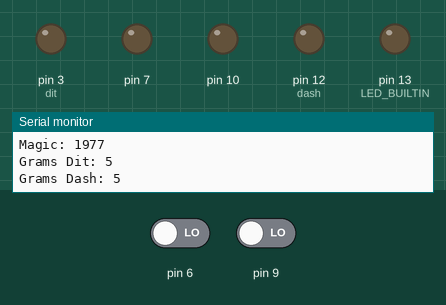
Recording of a sketch running on a simulated Arduino Uno, built with avr-gcc and run on an emulated ATmega328P. Parts: output pins drawn as LEDs (lit = HIGH), the last lines printed to the serial monitor. The inputs (shaded band) are chosen by the test bench; at power-on: pin 6 LOW, pin 9 LOW. EEPROM starts erased.

Above: at 0.1 s.
At 6.5 s:
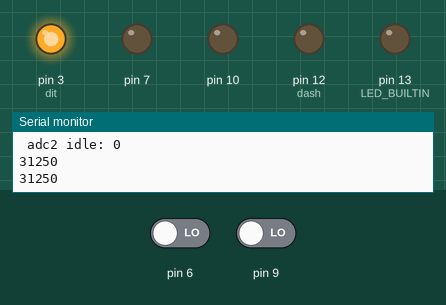
Timing chart, 0 to 8.0 s (numbered marks = the images above):
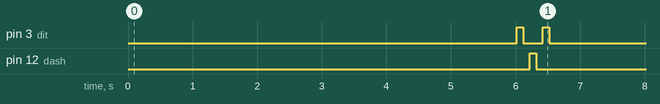

The sketch:

CW_load_cell.ino
```cpp
#include "iarduino_ADC_CS1237.h"
#include <EEPROM.h>
#define EEPROM_START 0
#define MAGIC_NUMBER 0x1977

iarduino_ADC_CS1237 adc1(10, 9);
iarduino_ADC_CS1237 adc2(7, 6);

int32_t read_dit;
int32_t read_dash;
int32_t calc_pressure_threshold_dit;
int32_t calc_pressure_threshold_dash;
int counter_dit;
int counter_dash;
int32_t read_dash_value;
int32_t read_dit_value;
int32_t factor_dit = 6250;
int32_t factor_dash = 6250;


struct config_t {
  int eeprom_magic_number;
  int grams_dit;
  int grams_dash;
} configuration;


void setup() {


counter_dit = 0;
counter_dash = 0;
pinMode(3, OUTPUT); // dit
pinMode(12, OUTPUT); // dash

Serial.begin(115200);

  int magic = readInt(EEPROM_START);
  if (magic != MAGIC_NUMBER) {
    Serial.println("EEPROM not initialized, writing default values...");
    initDefaultConfig();
  } else {
    Serial.println("EEPROM already initialized, reading values...");
    readConfig();
  }

  // Print values
  Serial.print("Magic: "); Serial.println(configuration.eeprom_magic_number, HEX);
  Serial.print("Grams Dit: "); Serial.println(configuration.grams_dit);
  Serial.print("Grams Dash: "); Serial.println(configuration.grams_dash);

  bool i;
  pinMode(LED_BUILTIN, OUTPUT);
  adc1.setPulseWidth(30);
  // adc1.begin();
  i = adc1.begin();
  if (!i) { Serial.print(F("\n\r adc1 not present ")); }
  adc1.setPinVrefOut(true);
  adc1.setVrefIn(5.0);
  adc1.setSpeed(640);
  adc1.setPGA(2);
  adc1.setChannel(0);

  adc2.setPulseWidth(30);
  //adc2.begin();
  i = adc2.begin();
  if (!i) { Serial.print(F("\n\r adc2 not present ")); }
  adc2.setPinVrefOut(true);
  adc2.setVrefIn(5.0);
  adc2.setSpeed(640);
  adc2.setPGA(2);
  adc2.setChannel(0);


  read_dash = (adc2.analogRead() / 1000) * 1000;
  read_dit = (adc1.analogRead() / 1000) * 1000;

  read_dash_value = read_dash;
  read_dit_value = read_dit;
  Serial.print(F("\n\r adc1 idle: "));
  Serial.print(read_dash);
  Serial.print(F("\n\r adc2 idle: "));
  Serial.println(read_dit);

  calc_pressure_threshold_dash = (configuration.grams_dash * factor_dash) + read_dash_value;
  Serial.println(calc_pressure_threshold_dash);
  calc_pressure_threshold_dit = (configuration.grams_dit * factor_dit) + read_dit_value;
  Serial.println(calc_pressure_threshold_dit);


  // R when ready

          digitalWrite(3, HIGH);
          delay(100);
          digitalWrite(3, LOW);
          delay(100);
          digitalWrite(12, HIGH);
          delay(100);
          digitalWrite(12, LOW);
          delay(100);
          digitalWrite(3, HIGH);
          delay(100);
          digitalWrite(3, LOW);
          delay(2500);


}


void loop() {

  read_dash = (adc2.analogRead() / 1000) * 1000;
  read_dit = (adc1.analogRead() / 1000) * 1000;
  Serial.print(F("\n\r waga dit: "));
  Serial.print((read_dit - read_dit_value) / factor_dit);
  Serial.print(F("\n\r waga dash: "));
  Serial.print((read_dash - read_dash_value) / factor_dash);
  Serial.print(F("\n\r grams dit: "));
  Serial.print(configuration.grams_dit);
  Serial.print(F("\n\r grams dash: "));
  Serial.println(configuration.grams_dash);


  if (read_dit > calc_pressure_threshold_dit) {

    digitalWrite(3, HIGH);
    counter_dit++;
    if (counter_dit == 200) {
      counter_dit = 0;
      digitalWrite(3, LOW);
      tara(1);
    }
  }
  else {

    digitalWrite(3, LOW);//extra
    counter_dit = 0;

  }  //
  if (read_dash > calc_pressure_threshold_dash) {

    digitalWrite(12, HIGH);
    counter_dash++;
    if (counter_dash == 200) {
      counter_dash = 0;
      digitalWrite(12, LOW);
      tara(2);
    }
  }
  else {

    digitalWrite(12, LOW);
    counter_dash = 0;

  }


}


 void tara(int paddle) {

  Serial.print("Tare");
  delay(2500);
  read_dash = (adc2.analogRead() / 1000) * 1000;
  read_dit = (adc1.analogRead() / 1000) * 1000;


  if (paddle == 2) {

          if (read_dit > calc_pressure_threshold_dit) {
          writeConfig();
          digitalWrite(12, HIGH);
          delay(100);
          digitalWrite(12, LOW);
          delay(2500);
          return;
          }

      configuration.grams_dash = configuration.grams_dash + 5;
        if (configuration.grams_dash == 50) {
          configuration.grams_dash = 5;
        }
    calc_pressure_threshold_dash = (configuration.grams_dash * factor_dash) + read_dash_value;

    for (int i = 0; i < configuration.grams_dash /5; i++) {
    digitalWrite(12, HIGH);
    delay(100);
    digitalWrite(12, LOW);
    delay(300);
    }


  }

  if (paddle == 1) {

          if (read_dash > calc_pressure_threshold_dash) {
          writeConfig();
          digitalWrite(3, HIGH);
          delay(100);
          digitalWrite(3, LOW);
          delay(2500);
          return;
          }

      configuration.grams_dit = configuration.grams_dit + 5;
        if (configuration.grams_dit == 50) {
          configuration.grams_dit = 5;
        }
    calc_pressure_threshold_dit = (configuration.grams_dit * factor_dit) + read_dit_value;

        for (int i = 0; i < configuration.grams_dit /5; i++) {
        digitalWrite(3, HIGH);
        delay(100);
        digitalWrite(3, LOW);
        delay(350);
        }

  }

}

// --- Helper functions ---
void writeInt(int address, int value) {
  EEPROM.write(address, (value >> 8) & 0xFF);
  EEPROM.write(address + 1, value & 0xFF);
}

int readInt(int address) {
  return (EEPROM.read(address) << 8) | EEPROM.read(address + 1);
}

void writeInt32(int address, int32_t value) {
  EEPROM.write(address, (value >> 24) & 0xFF);
  EEPROM.write(address + 1, (value >> 16) & 0xFF);
  EEPROM.write(address + 2, (value >> 8) & 0xFF);
  EEPROM.write(address + 3, value & 0xFF);
}

int32_t readInt32(int address) {
  return ((int32_t)EEPROM.read(address) << 24) |
         ((int32_t)EEPROM.read(address + 1) << 16) |
         ((int32_t)EEPROM.read(address + 2) << 8) |
         EEPROM.read(address + 3);
}

// --- Write the full config ---
void writeConfig() {
  int addr = EEPROM_START;
  writeInt(addr, configuration.eeprom_magic_number); addr += 2;
  writeInt(addr, configuration.grams_dit); addr += 2;
  writeInt(addr, configuration.grams_dash); addr += 2;
}

// --- Read the full config ---
void readConfig() {
  int addr = EEPROM_START;
  configuration.eeprom_magic_number = readInt(addr); addr += 2;
  configuration.grams_dit = readInt(addr); addr += 2;
  configuration.grams_dash = readInt(addr); addr += 2;
}

// --- Initialize default config ---
void initDefaultConfig() {
  configuration.eeprom_magic_number = MAGIC_NUMBER;
  configuration.grams_dit = 5;
  configuration.grams_dash = 5;

  writeConfig();
}
```
